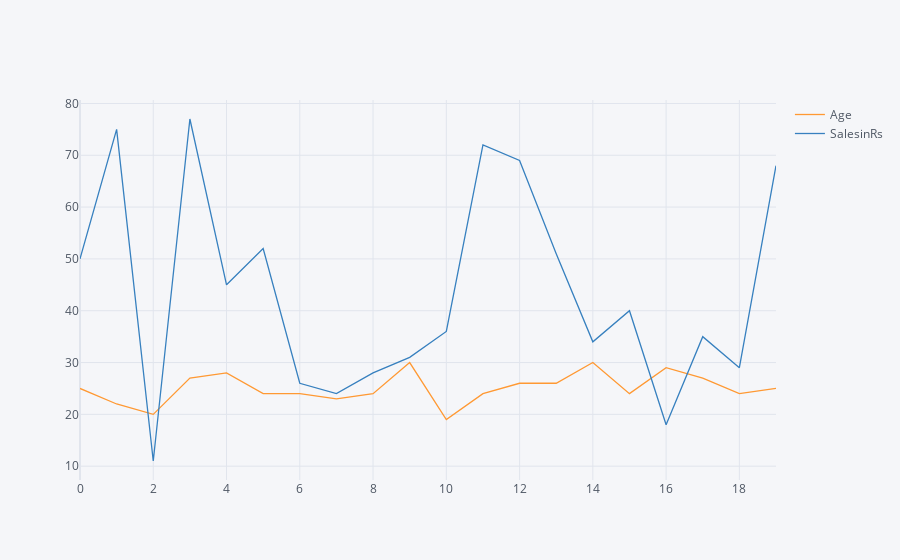

The notebook cell this image was saved under:
### Code cell
data1[['Age', 'SalesinRs']].iplot()

### Figure 1 — Plotly figure (JSON) as saved in the notebook; plotly's stock layout.template omitted (floating-point values rounded to 4 significant figures)
{"data": [{"line": {"color": "rgba(255, 153, 51, 1.0)", "dash": "solid", "shape": "linear", "width": 1.3}, "mode": "lines", "name": "Age", "text": "", "type": "scatter", "x": [0, 1, 2, 3, 4, 5, 6, 7, 8, 9, 10, 11, 12, 13, 14, 15, 16, 17, 18, 19], "y": [25, 22, 20, 27, 28, 24, 24, 23, 24, 30, 19, 24, 26, 26, 30, 24, 29, 27, 24, 25]}, {"line": {"color": "rgba(55, 128, 191, 1.0)", "dash": "solid", "shape": "linear", "width": 1.3}, "mode": "lines", "name": "SalesinRs", "text": "", "type": "scatter", "x": [0, 1, 2, 3, 4, 5, 6, 7, 8, 9, 10, 11, 12, 13, 14, 15, 16, 17, 18, 19], "y": [50, 75, 11, 77, 45, 52, 26, 24, 28, 31, 36, 72, 69, 51, 34, 40, 18, 35, 29, 68]}], "layout": {"legend": {"bgcolor": "#F5F6F9", "font": {"color": "#4D5663"}}, "paper_bgcolor": "#F5F6F9", "plot_bgcolor": "#F5F6F9", "title": {"font": {"color": "#4D5663"}}, "xaxis": {"gridcolor": "#E1E5ED", "showgrid": true, "tickfont": {"color": "#4D5663"}, "title": {"font": {"color": "#4D5663"}, "text": ""}, "zerolinecolor": "#E1E5ED"}, "yaxis": {"gridcolor": "#E1E5ED", "showgrid": true, "tickfont": {"color": "#4D5663"}, "title": {"font": {"color": "#4D5663"}, "text": ""}, "zerolinecolor": "#E1E5ED"}}}
